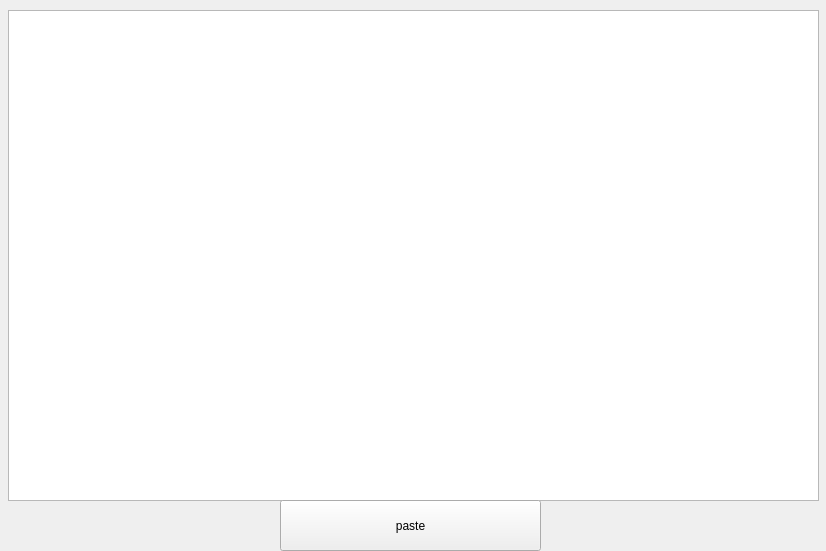
<?xml version="1.0" encoding="UTF-8"?>
<ui version="4.0">
 <class>Widget</class>
 <widget class="QWidget" name="Widget">
  <property name="geometry">
   <rect>
    <x>0</x>
    <y>0</y>
    <width>826</width>
    <height>551</height>
   </rect>
  </property>
  <property name="windowTitle">
   <string>Widget</string>
  </property>
  <widget class="QPlainTextEdit" name="plainTextEdit">
   <property name="geometry">
    <rect>
     <x>8</x>
     <y>10</y>
     <width>811</width>
     <height>491</height>
    </rect>
   </property>
  </widget>
  <widget class="QPushButton" name="paste">
   <property name="geometry">
    <rect>
     <x>280</x>
     <y>500</y>
     <width>261</width>
     <height>51</height>
    </rect>
   </property>
   <property name="text">
    <string>paste</string>
   </property>
  </widget>
 </widget>
 <resources/>
 <connections/>
</ui>
